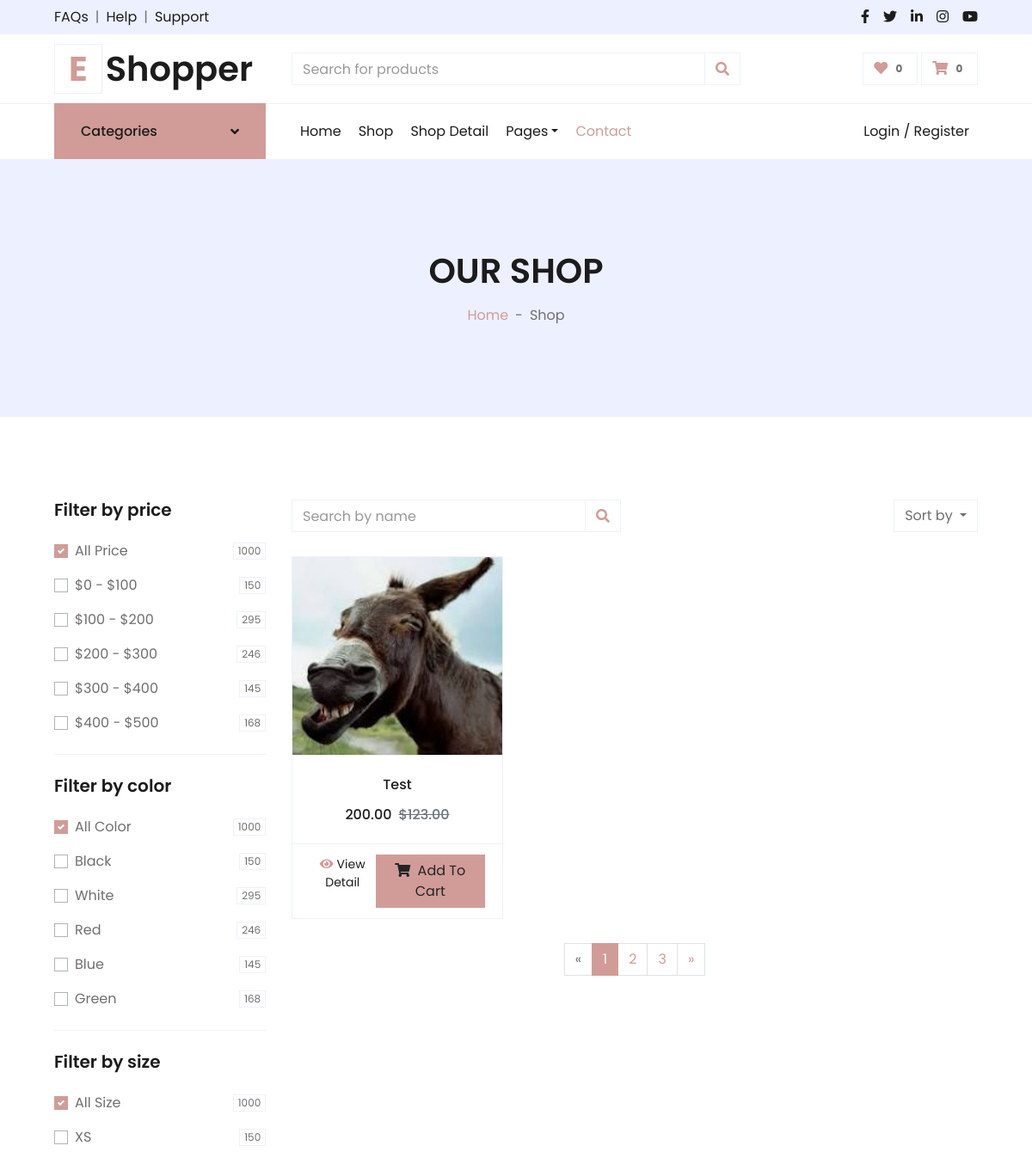
The page /shop/ (upper part) on the database as committed earlier.
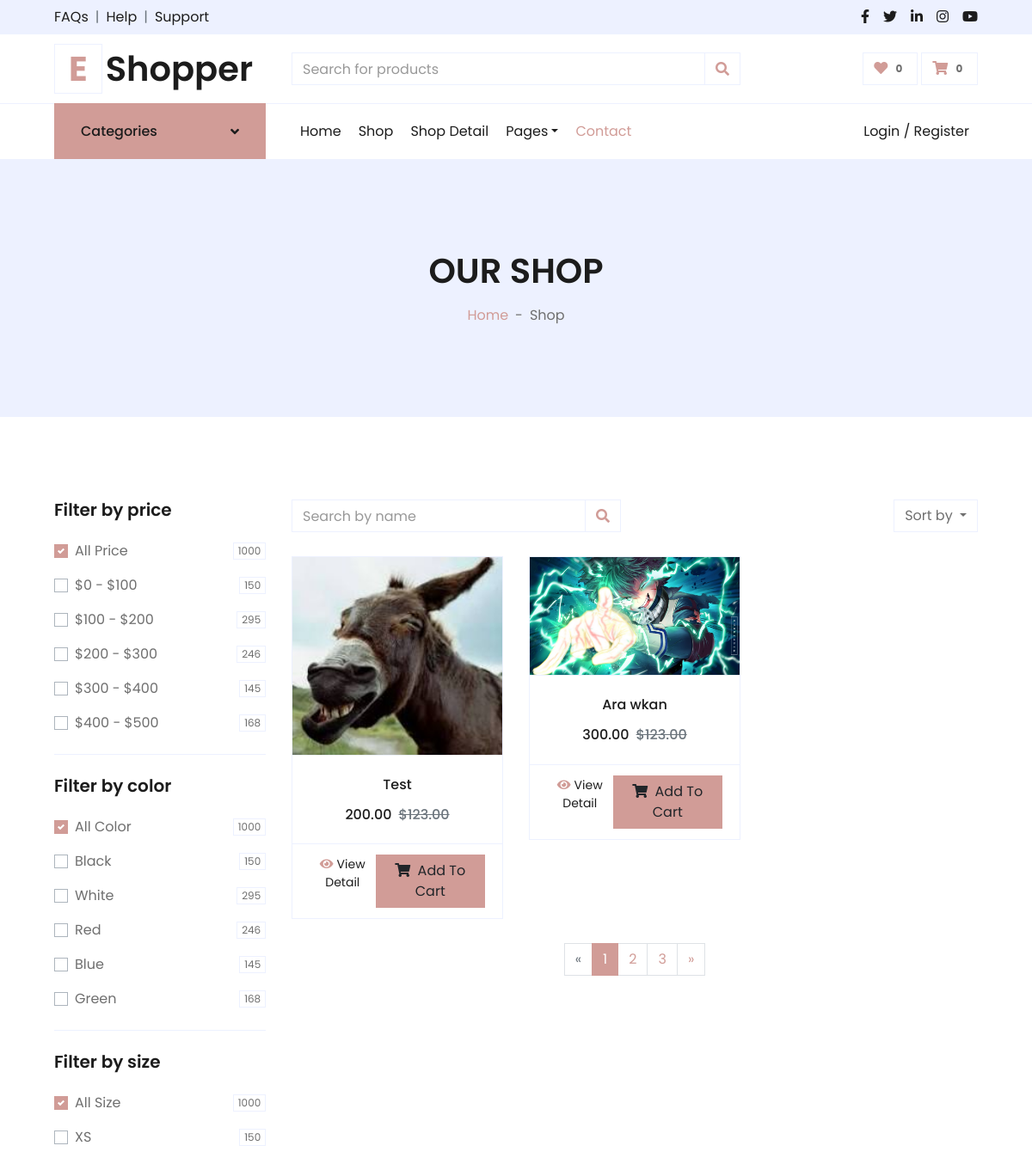
The same page on the database as committed later.
### ProductsApp/models.py (models this page shows, shortened)
class Product(models.Model):
	name = models.CharField(max_length=100)
	description = models.TextField(null=True)
	price = models.DecimalField(max_digits=10, decimal_places=2)
	image = models.ImageField(upload_to='products/')

### ProductsApp/views.py (the view)
# urls.py: path('shop/', views.product_list, name='product_list'),
def shop(request):
    prod = Product.objects.all()
    return render(request,'shop.html', {'prod': prod})

### templates/shop.html (shortened to what this page needs)
{% extends 'base.html' %}
{% load static %}
{% block content %}
    <div class="container-fluid bg-secondary mb-5">
        <div class="d-flex flex-column align-items-center justify-content-center" style="min-height: 300px">
            <h1 class="font-weight-semi-bold text-uppercase mb-3">Our Shop</h1>
            <div class="d-inline-flex">
                <p class="m-0"><a href="">Home</a></p>
                <p class="m-0 px-2">-</p>
                <p class="m-0">Shop</p>
            </div>
        </div>
    </div>
    <div class="container-fluid pt-5">
        <div class="row px-xl-5">
            <div class="col-lg-3 col-md-12">
                <div class="border-bottom mb-4 pb-4">
                    <h5 class="font-weight-semi-bold mb-4">Filter by price</h5>
                    <form>
                        <div class="custom-control custom-checkbox d-flex align-items-center justify-content-between mb-3">
                            <label class="custom-control-label" for="price-all">All Price</label>
                            <span class="badge border font-weight-normal">1000</span>
                        </div>
                        <div class="custom-control custom-checkbox d-flex align-items-center justify-content-between mb-3">
                            <label class="custom-control-label" for="price-1">$0 - $100</label>
                            <span class="badge border font-weight-normal">150</span>
                        </div>
                        <div class="custom-control custom-checkbox d-flex align-items-center justify-content-between mb-3">
                            <label class="custom-control-label" for="price-2">$100 - $200</label>
                            <span class="badge border font-weight-normal">295</span>
                        </div>
                        <div class="custom-control custom-checkbox d-flex align-items-center justify-content-between mb-3">
                            <label class="custom-control-label" for="price-3">$200 - $300</label>
                            <span class="badge border font-weight-normal">246</span>
                        </div>
                        <div class="custom-control custom-checkbox d-flex align-items-center justify-content-between mb-3">
                            <label class="custom-control-label" for="price-4">$300 - $400</label>
                            <span class="badge border font-weight-normal">145</span>
                        </div>
                        <div class="custom-control custom-checkbox d-flex align-items-center justify-content-between">
                            <label class="custom-control-label" for="price-5">$400 - $500</label>
                            <span class="badge border font-weight-normal">168</span>
                        </div>
                    </form>
                </div>
                <div class="border-bottom mb-4 pb-4">
                    <h5 class="font-weight-semi-bold mb-4">Filter by color</h5>
                    <form>
                        <div class="custom-control custom-checkbox d-flex align-items-center justify-content-between mb-3">
                            <label class="custom-control-label" for="price-all">All Color</label>
                            <span class="badge border font-weight-normal">1000</span>
                        </div>
                        <div class="custom-control custom-checkbox d-flex align-items-center justify-content-between mb-3">
                            <label class="custom-control-label" for="color-1">Black</label>
                            <span class="badge border font-weight-normal">150</span>
                        </div>
                        <div class="custom-control custom-checkbox d-flex align-items-center justify-content-between mb-3">
                            <label class="custom-control-label" for="color-2">White</label>
                            <span class="badge border font-weight-normal">295</span>
                        </div>
                        <div class="custom-control custom-checkbox d-flex align-items-center justify-content-between mb-3">
                            <label class="custom-control-label" for="color-3">Red</label>
                            <span class="badge border font-weight-normal">246</span>
                        </div>
                        <div class="custom-control custom-checkbox d-flex align-items-center justify-content-between mb-3">
                            <label class="custom-control-label" for="color-4">Blue</label>
                            <span class="badge border font-weight-normal">145</span>
                        </div>
                        <div class="custom-control custom-checkbox d-flex align-items-center justify-content-between">
                            <label class="custom-control-label" for="color-5">Green</label>
                            <span class="badge border font-weight-normal">168</span>
                        </div>
                    </form>
                </div>
                <div class="mb-5">
                    <h5 class="font-weight-semi-bold mb-4">Filter by size</h5>
                    <form>
                        <div class="custom-control custom-checkbox d-flex align-items-center justify-content-between mb-3">
                            <label class="custom-control-label" for="size-all">All Size</label>
                            <span class="badge border font-weight-normal">1000</span>
                        </div>
                        <div class="custom-control custom-checkbox d-flex align-items-center justify-content-between mb-3">
                            <label class="custom-control-label" for="size-1">XS</label>
                            <span class="badge border font-weight-normal">150</span>
                        </div>
                    </form>
                </div>
            </div>
            <div class="col-lg-9 col-md-12">
                <div class="row pb-3">
                    <div class="col-12 pb-1">
                        <div class="d-flex align-items-center justify-content-between mb-4">
                            <form action="">
                                <div class="input-group">
                                    <input type="text" class="form-control" placeholder="Search by name">
                                    <div class="input-group-append">
                                        <span class="input-group-text bg-transparent text-primary">
                                            <i class="fa fa-search"></i>
                                        </span>
                                    </div>
                                </div>
                            </form>
                            <div class="dropdown ml-4">
                                <button class="btn border dropdown-toggle" type="button" id="triggerId" data-toggle="dropdown" aria-haspopup="true"
                                        aria-expanded="false">
                                            Sort by
                                        </button>
                            </div>
                        </div>
                    </div>
                    {% for pr in prod %}
                    <div class="col-lg-4 col-md-6 col-sm-12 pb-1">
                        <div class="card product-item border-0 mb-4">
                            <div class="card-header product-img position-relative overflow-hidden bg-transparent border p-0">
                                <img class="img-fluid w-100" src="{{pr.image.url}}" alt="">
                            </div>
                            <div class="card-body border-left border-right text-center p-0 pt-4 pb-3">
                                <h6 class="text-truncate mb-3">{{pr.name}}</h6>
                                <div class="d-flex justify-content-center">
                                    <h6>{{pr.price}}</h6><h6 class="text-muted ml-2"><del>$123.00</del></h6>
                                </div>
                            </div>
                            <div class="card-footer d-flex justify-content-between bg-light border">
                                <a href="{% url 'product_detail' pr.id %}" class="btn btn-sm text-dark p-0">
                                    <i class="fas fa-eye text-primary mr-1"></i>View Detail
                                </a>
                                           <a href="{% url 'CartApp:add_to_cart' product_id=pr.id %}" class="btn btn-primary px-3"><i class="fa fa-shopping-cart mr-1"></i> Add To Cart</a>
                            </div>
                        </div>
                    </div>
                    {% endfor%}
                    <div class="col-12 pb-1">
                        <nav aria-label="Page navigation">
                          <ul class="pagination justify-content-center mb-3">
                            <li class="page-item disabled">
                              <a class="page-link" href="#" aria-label="Previous">
                                <span aria-hidden="true">&laquo;</span>
                              </a>
                            </li>
                            <li class="page-item active"><a class="page-link" href="#">1</a></li>
                            <li class="page-item"><a class="page-link" href="#">2</a></li>
                            <li class="page-item"><a class="page-link" href="#">3</a></li>
                            <li class="page-item">
                              <a class="page-link" href="#" aria-label="Next">
                                <span aria-hidden="true">&raquo;</span>
                              </a>
                            </li>
                          </ul>
                        </nav>
                    </div>
                </div>
            </div>
        </div>
    </div>
</body>
{% endblock content%}

### templates/base.html (shortened to what this page needs)
{% load static %}
<!DOCTYPE html>
<html lang="en">
<head>
    <link href="https://cdnjs.cloudflare.com/ajax/libs/font-awesome/5.10.0/css/all.min.css" rel="stylesheet">
    <link href="{% static 'lib/owlcarousel/assets/owl.carousel.min.css' %}" rel="stylesheet">
    <link href="{% static 'css/style.css'%}" rel="stylesheet">
</head>
{% include 'parts/topbar.html' %}
{% include 'parts/navbar.html' %}
{%block content%}
{% endblock content %}

### templates/parts/topbar.html
{% load static %}
<div class="container-fluid">
    <div class="row bg-secondary py-2 px-xl-5">
        <div class="col-lg-6 d-none d-lg-block">
            <div class="d-inline-flex align-items-center">
                <a class="text-dark" href="">FAQs</a>
                <span class="text-muted px-2">|</span>
                <a class="text-dark" href="">Help</a>
                <span class="text-muted px-2">|</span>
                <a class="text-dark" href="">Support</a>
            </div>
        </div>
        <div class="col-lg-6 text-center text-lg-right">
            <div class="d-inline-flex align-items-center">
                <a class="text-dark px-2" href="">
                    <i class="fab fa-facebook-f"></i>
                </a>
                <a class="text-dark px-2" href="">
                    <i class="fab fa-twitter"></i>
                </a>
                <a class="text-dark px-2" href="">
                    <i class="fab fa-linkedin-in"></i>
                </a>
                <a class="text-dark px-2" href="">
                    <i class="fab fa-instagram"></i>
                </a>
                <a class="text-dark pl-2" href="">
                    <i class="fab fa-youtube"></i>
                </a>
            </div>
        </div>
    </div>
    <div class="row align-items-center py-3 px-xl-5">
        <div class="col-lg-3 d-none d-lg-block">
            <a href="" class="text-decoration-none">
                <h1 class="m-0 display-5 font-weight-semi-bold"><span class="text-primary font-weight-bold border px-3 mr-1">E</span>Shopper</h1>
            </a>
        </div>
        <div class="col-lg-6 col-6 text-left">
            <form action="">
                <div class="input-group">
                    <input type="text" class="form-control" placeholder="Search for products">
                    <div class="input-group-append">
                        <span class="input-group-text bg-transparent text-primary">
                            <i class="fa fa-search"></i>
                        </span>
                    </div>
                </div>
            </form>
        </div>
        <div class="col-lg-3 col-6 text-right">
            <a href="" class="btn border">
                <i class="fas fa-heart text-primary"></i>
                <span class="badge">0</span>
            </a>
            <a href="" class="btn border">
                <i class="fas fa-shopping-cart text-primary"></i>
                <span class="badge">0</span>
            </a>
        </div>
    </div>
</div>

### templates/parts/navbar.html (shortened to what this page needs)
{% load static %}
<div class="container-fluid">
    <div class="row border-top px-xl-5">
        <div class="col-lg-3 d-none d-lg-block">
            <a class="btn shadow-none d-flex align-items-center justify-content-between bg-primary text-white w-100" data-toggle="collapse" href="#navbar-vertical" style="height: 65px; margin-top: -1px; padding: 0 30px;">
                <h6 class="m-0">Categories</h6>
                <i class="fa fa-angle-down text-dark"></i>
            </a>
        </div>
        <div class="col-lg-9">
            <nav class="navbar navbar-expand-lg bg-light navbar-light py-3 py-lg-0 px-0">
                <div class="collapse navbar-collapse justify-content-between" id="navbarCollapse">
                    <div class="navbar-nav mr-auto py-0">
                        <a  href="{% url "index" %}" class="nav-item nav-link">Home</a>
                        <a  href="{% url "shop" %}" class="nav-item nav-link">Shop</a>
                        <a  href="{% url "detail" %}" class="nav-item nav-link">Shop Detail</a>
                        <div class="nav-item dropdown">
                            <a href="#" class="nav-link dropdown-toggle" data-toggle="dropdown">Pages</a>
                        </div>
                        <a href="{% url "contact" %} " class="nav-item nav-link active">Contact</a>
                    </div>
                    <div class="navbar-nav ml-auto py-0">
                        {% if user.is_authenticated %}
                        <li class="nav-item nav-link"> Bonjour , {{user.username}}!!</li>  <a href="AuthenticationApp/logout" class="nav-item nav-link">Logout</a>
                       {%else%}
                            <a href="{% url "login"%}" class="nav-item nav-link">Login / Register</a>
                       {% endif %}
                    </div>
                </div>
            </nav>
        </div>
    </div>
</div>

### templates/parts/footer.html (shortened to what this page needs)
{% load static %}

Rows that differ between the two databases and show on the page:
added Product: image (picture), name "Ara wkan", price "300.00"
